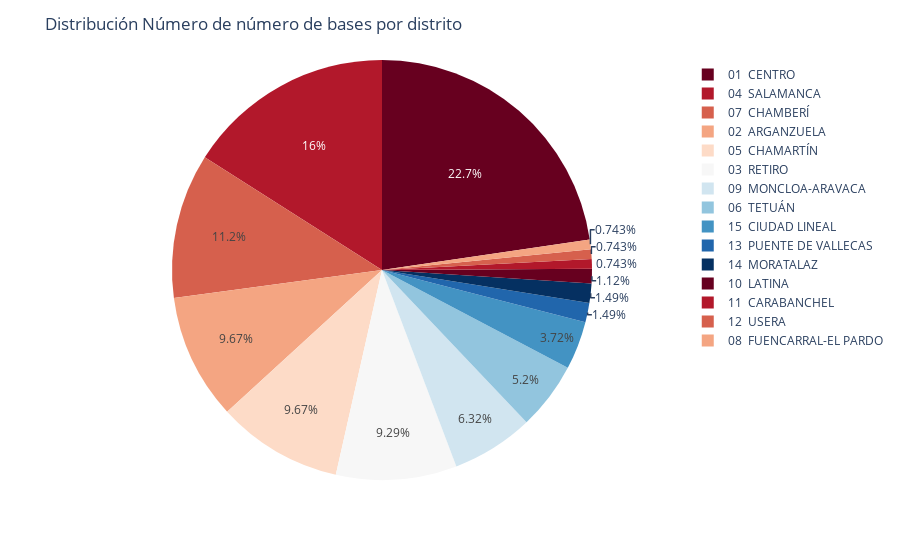

The notebook cell saved with this chart:
### Markdown cell above
**Distrito distribution**: Half the number of stations are concentrated in CENTRO, SALAMANCA and CHAMBERÍ

### Code cell
count_distrito = bases["Distrito"].value_counts() 
labels_distrito = count_distrito.index

fig = px.pie(bases, values=count_distrito, names=labels_distrito, color=labels_distrito,
             color_discrete_sequence=px.colors.sequential.RdBu)

fig.update_layout(title = "Distribución Número de número de bases por distrito")
fig.show()

### Figure 1 — Plotly figure (JSON) as saved in the notebook; plotly's stock layout.template omitted (floating-point values rounded to 4 significant figures)
{"data": [{"customdata": [["01  CENTRO"], ["04  SALAMANCA"], ["07  CHAMBERÍ"], ["02  ARGANZUELA"], ["05  CHAMARTÍN"], ["03  RETIRO"], ["09  MONCLOA-ARAVACA"], ["06  TETUÁN"], ["15  CIUDAD LINEAL"], ["13  PUENTE DE VALLECAS"], ["14  MORATALAZ"], ["10  LATINA"], ["11  CARABANCHEL"], ["12  USERA"], ["08  FUENCARRAL-EL PARDO"]], "domain": {"x": [0, 1], "y": [0, 1]}, "hovertemplate": "label=%{label}<br>value=%{value}<br>color=%{customdata[0]}<extra></extra>", "labels": ["01  CENTRO", "04  SALAMANCA", "07  CHAMBERÍ", "02  ARGANZUELA", "05  CHAMARTÍN", "03  RETIRO", "09  MONCLOA-ARAVACA", "06  TETUÁN", "15  CIUDAD LINEAL", "13  PUENTE DE VALLECAS", "14  MORATALAZ", "10  LATINA", "11  CARABANCHEL", "12  USERA", "08  FUENCARRAL-EL PARDO"], "legendgroup": "", "marker": {"colors": ["rgb(103,0,31)", "rgb(178,24,43)", "rgb(214,96,77)", "rgb(244,165,130)", "rgb(253,219,199)", "rgb(247,247,247)", "rgb(209,229,240)", "rgb(146,197,222)", "rgb(67,147,195)", "rgb(33,102,172)", "rgb(5,48,97)", "rgb(103,0,31)", "rgb(178,24,43)", "rgb(214,96,77)", "rgb(244,165,130)"]}, "name": "", "showlegend": true, "type": "pie", "values": [61, 43, 30, 26, 26, 25, 17, 14, 10, 4, 4, 3, 2, 2, 2]}], "layout": {"legend": {"tracegroupgap": 0}, "margin": {"t": 60}, "piecolorway": ["rgb(103,0,31)", "rgb(178,24,43)", "rgb(214,96,77)", "rgb(244,165,130)", "rgb(253,219,199)", "rgb(247,247,247)", "rgb(209,229,240)", "rgb(146,197,222)", "rgb(67,147,195)", "rgb(33,102,172)", "rgb(5,48,97)"], "title": {"text": "Distribución Número de número de bases por distrito"}}}
